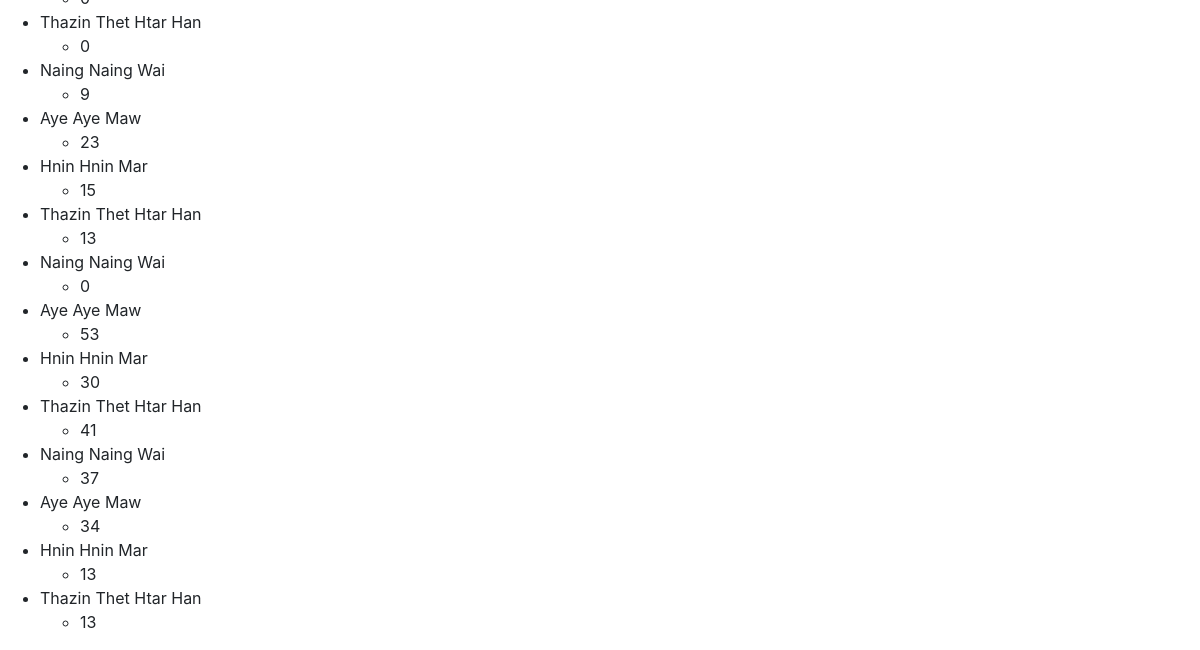
Before: /report_groupby_operator/ (lower part) with the older database file.
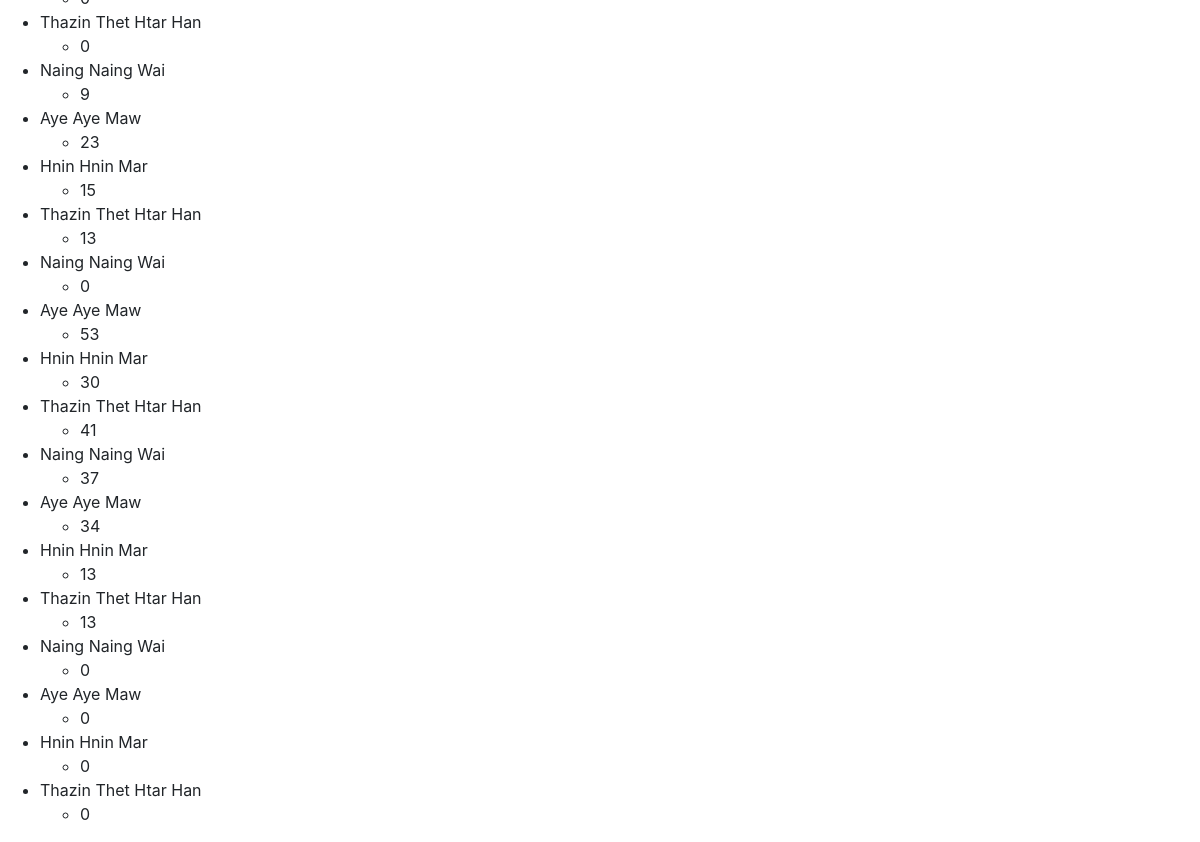
After: the same page with the newer database file.
### myapp/models.py (models this page shows, shortened)
class operator(models.Model):
    name = models.CharField(max_length=255)
    line = models.ForeignKey(line, on_delete=models.CASCADE)
    point = models.ForeignKey(point, on_delete=models.CASCADE, blank=True, null=True)
    employee_code = models.CharField(max_length=255, blank=True, null=True)
    burmese = models.CharField(max_length=255, blank=True, null=True)
    role = models.CharField(max_length=255, blank=True, null=True)
    daily_target = models.PositiveIntegerField(default=0)
    resign = models.BooleanField(default=False)
    status = models.BooleanField(default=False)
    def __str__(self):
        return self.name

class daily_report(models.Model):
    operator_name = models.ForeignKey(operator, on_delete=models.CASCADE)
    line = models.ForeignKey(line, on_delete=models.CASCADE)
    h1 = models.PositiveIntegerField(default=0)
    h2 = models.PositiveIntegerField(default=0)
    h3 = models.PositiveIntegerField(default=0)
    h4 = models.PositiveIntegerField(default=0)
    h5 = models.PositiveIntegerField(default=0)
    h6 = models.PositiveIntegerField(default=0)
    h7 = models.PositiveIntegerField(default=0)
    h8 = models.PositiveIntegerField(default=0)
    h9 = models.PositiveIntegerField(default=0)
    h10 = models.PositiveIntegerField(default=0)
    h11 = models.PositiveIntegerField(default=0)
    h12 = models.PositiveIntegerField(default=0)
    target = models.PositiveIntegerField(default=0)
    target_qty = models.PositiveIntegerField(default=0)
    target_per = models.PositiveIntegerField(default=0)
    combine = models.PositiveIntegerField(default=1)
    absant = models.BooleanField(default=False)
    remark = models.TextField(blank=True, null=True)
    created_date = models.DateField(auto_now_add=True)
    updated_at = models.DateTimeField(auto_now=True)

### myapp/views.py (the view)
# urls.py: path('report_groupby_operator/', views.report_groupby_operator, name='report_groupby_operator'),
def report_groupby_operator(request):
    dr = daily_report.objects.filter(line=2)
    context = {'dr':dr}
    return render(request, 'report_groupby_operator.html',context)

### templates/report_groupby_operator.html (shortened to what this page needs)
{% extends 'base.html' %}
{% block content %}
<!-- {% regroup dr by created_date as op_list %}
{% regroup dr by operator_name as op_list %}
<ul>
    {% for operator_name in op_list %}
        <li>{{ operator_name.grouper }}
            <ul>
            {% for i in operator_name.list %}
                <li>{{ i.target_per }}</li>
            {% endfor %}
            </ul>
        </li>
    {% endfor %}
</ul>
{% endblock content %}

Changed rows visible on the page:
now on one of the page's lists (row unchanged): operator: grouper "Thazin Thet Htar Han"
now on one of the page's lists (row unchanged): operator: grouper "Naing Naing Wai"
now on one of the page's lists (row unchanged): operator: grouper "Aye Aye Maw"
now on one of the page's lists (row unchanged): operator: grouper "Hnin Hnin Mar"
added daily_report: target_per "0", shown under operator "Naing Naing Wai"
added daily_report: target_per "0", shown under operator "Aye Aye Maw"
added daily_report: target_per "0", shown under operator "Hnin Hnin Mar"
added daily_report: target_per "0", shown under operator "Thazin Thet Htar Han"
